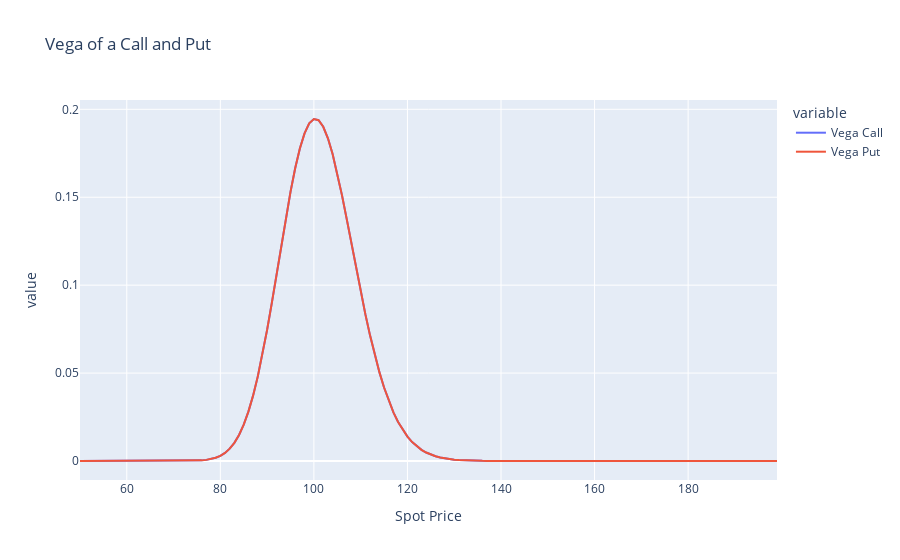

Notebook source saved alongside this figure:
### Code cell
df=pd.DataFrame({"Vega Call":list_vega_call, "Vega Put":list_vega_put, "Spot Price":spot})
df.set_index("Spot Price", inplace = True)
px.line(df, title='Vega of a Call and Put')

### Figure 1 — Plotly figure (JSON) as saved in the notebook; plotly's stock layout.template omitted (floating-point values rounded to 4 significant figures; data arrays with more than 128 entries replaced by an {"elided": "..."} marker saying what was removed)
{"data": [{"hovertemplate": "variable=Vega Call<br>Spot Price=%{x}<br>value=%{y}<extra></extra>", "legendgroup": "Vega Call", "line": {"color": "#636efa", "dash": "solid"}, "marker": {"symbol": "circle"}, "mode": "lines", "name": "Vega Call", "orientation": "v", "showlegend": true, "type": "scatter", "x": {"elided": "150 int values"}, "xaxis": "x", "y": {"elided": "150 float values"}, "yaxis": "y"}, {"hovertemplate": "variable=Vega Put<br>Spot Price=%{x}<br>value=%{y}<extra></extra>", "legendgroup": "Vega Put", "line": {"color": "#EF553B", "dash": "solid"}, "marker": {"symbol": "circle"}, "mode": "lines", "name": "Vega Put", "orientation": "v", "showlegend": true, "type": "scatter", "x": {"elided": "150 int values"}, "xaxis": "x", "y": {"elided": "150 float values"}, "yaxis": "y"}], "layout": {"legend": {"title": {"text": "variable"}, "tracegroupgap": 0}, "title": {"text": "Vega of a Call and Put"}, "xaxis": {"anchor": "y", "domain": [0, 1], "title": {"text": "Spot Price"}}, "yaxis": {"anchor": "x", "domain": [0, 1], "title": {"text": "value"}}}}
